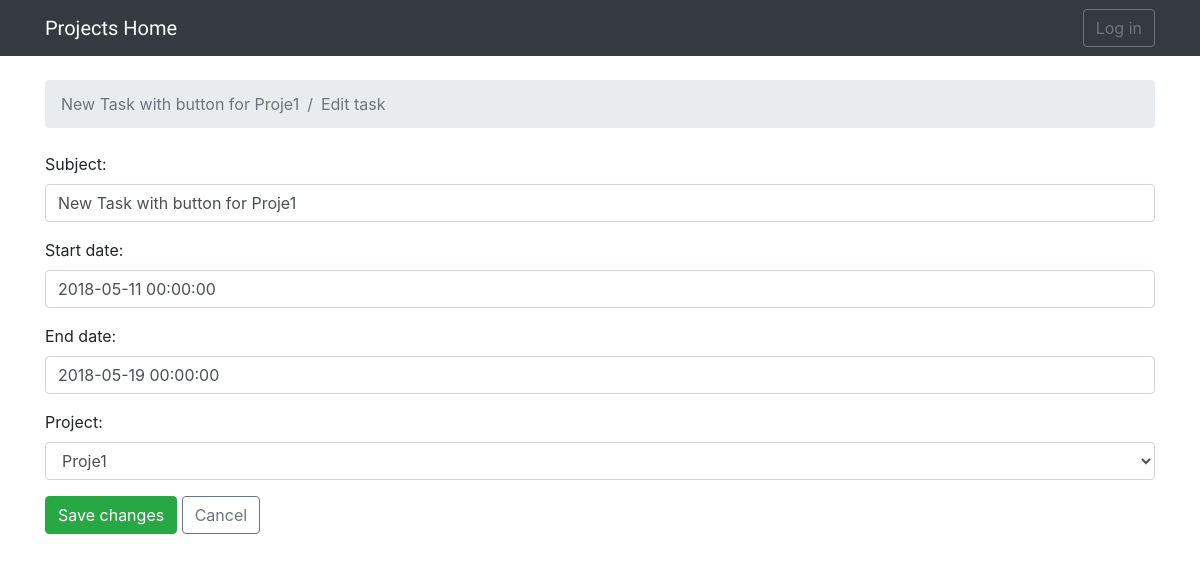
The app's page /tasks/3/edit/ with its own data.
### prmanage/models.py (models this page shows, shortened)
class Task(models.Model):
    subject = models.CharField(max_length=255)
    start_date = models.DateTimeField(default=datetime.now)
    end_date = models.DateTimeField(default=datetime.now()+timedelta(days=1))
    project = models.ForeignKey(Project, related_name='tasks', on_delete=models.CASCADE)

### prmanage/views.py (the view)
# urls.py: url(r'^tasks/(?P<pk>\d+)/edit/$', views.TaskUpdateView.as_view(), name='edit_task'),
class TaskUpdateView(UpdateView):
    model = Task
    fields = ('subject', 'start_date', 'end_date', 'project',)
    template_name = 'edit_task.html'
    success_url = '/'

### prmanage/models.py (called while the page is built)
    def __str__(self):
        return self.name

### prmanage/templatetags/form_tags.py (called while the page is built)
@register.filter
def input_class(bound_field):
    css_class = ''
    if bound_field.form.is_bound:
        if bound_field.errors:
            css_class = 'is-invalid'
        elif field_type(bound_field) != 'PasswordInput':
            css_class = 'is-valid'
    return 'form-control {}'.format(css_class)

### templates/edit_task.html (shortened to what this page needs)
{% extends 'base.html' %}
{% block breadcrumb %}
  <li class="breadcrumb-item active">{{ task.subject }}</li>
  <li class="breadcrumb-item active">Edit task</li>
{% endblock %}
{% block content %}
  <form method="post" class="mb-4" novalidate>
    {% include 'includes/form.html' %}
    <button type="submit" class="btn btn-success">Save changes</button>
    <a href="{% url 'home' %}" class="btn btn-outline-secondary" role="button">Cancel</a>
  </form>
{% endblock %}

### templates/includes/form.html (shortened to what this page needs)
{% load form_tags widget_tweaks %}
{% for field in form %}
  <div class="form-group">
    {{ field.label_tag }}
    {% render_field field class=field|input_class %}
  </div>
{% endfor %}

### records on screen
Task: subject "New Task with button for Proje1", subject "New Task with button for Proje1" "2018-05-11 00:00:00" "2018-05-19 00:00:00" "Proje1"

### other values on screen
{{ field.label_tag }} "Subject:" "Start date:" "End date:" "Project:"
